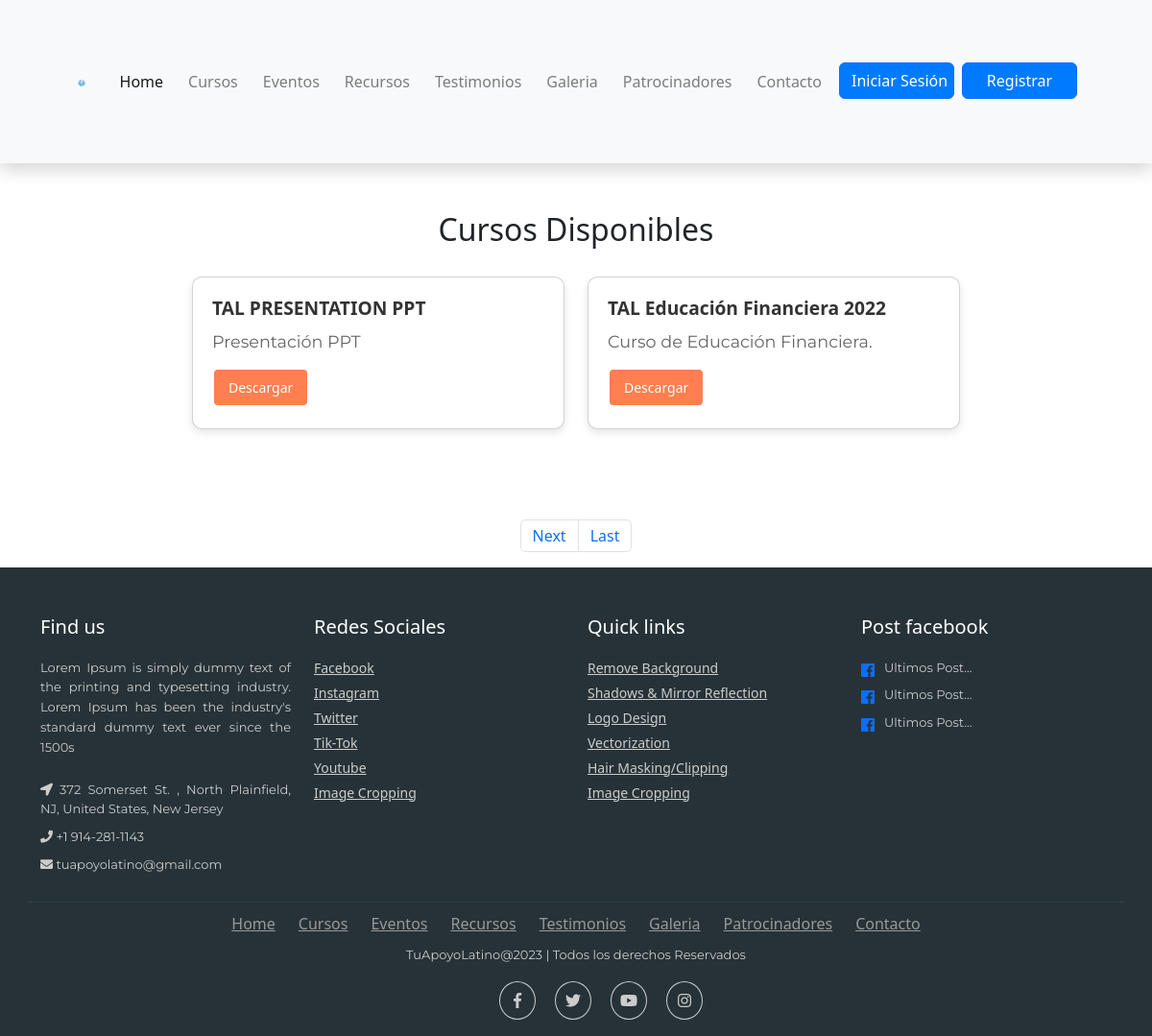
Screenshot of /cursos/ with the database file from the repository.
### core/models.py (models this page shows, shortened)
class Cursos(models.Model):
    id = models.AutoField(primary_key=True)
    nombre = models.CharField(unique=True,max_length=100)
    descripcion = models.TextField(blank=True)
    precio = models.IntegerField(blank=False,null=False)
    archivo = models.FileField(upload_to="uploads",verbose_name="archivo")
    class Meta:
        verbose_name="Curso"
        verbose_name_plural="Cursos"

### core/views.py (the view)
# urls.py: path('cursos/', views.cursos, name='cursos'),
def cursos(request):
    cur=Cursos.objects.all()
    paginator = Paginator(cur,2)
    page_number = request.GET.get("page")
    page_obj = paginator.get_page(page_number)
    return render(request, "core/cursos.html", {'cur': page_obj})

### core/context_processors.py (called while the page is built)
def login_form(request):
    login_form = UserLoginForm()
    signup_form = UserSignUpForm()
    return {
        'loginForm': login_form,
        'signupForm': signup_form
    }

### core/templates/core/cursos.html (shortened to what this page needs)
{% extends 'core/base.html' %}
{% load static %}
{% block content %}
<div class="cursos-container">
  <h2 class="cursos-title">Cursos Disponibles</h2>
  <div class="row">
      {% for cu in cur %}
      <div class="col-md-6 curso-column mb-4">
          <div class="card curso-card">
              <div class="card-body">
                  <h5 class="card-title curso-title">{{cu.nombre}}</h5>
                  <p class="card-text curso-description">{{cu.descripcion}}</p>
                  <a href="#" class="btn btn-primary btn-ver-detalles">Descargar</a>
              </div>
          </div>
      </div>
      {% endfor %}
  </div>
</div>
<nav aria-label="Page navigation example">
  <ul class="pagination justify-content-center">
    {% if cur.has_next %}
    <li class="page-item"><a class="page-link" href="?page={{ cur.next_page_number }}">Next</a></li>
    <li class="page-item"><a class="page-link" href="?page={{ cur.paginator.num_pages }}">Last</a></li>
    {% endif %}
  </ul>
</nav>
{% endblock %}

### rows the page displays
Cursos: nombre "TAL PRESENTATION PPT", descripcion "Presentación PPT"
Cursos: nombre "TAL Educación Financiera 2022", descripcion "Curso de Educación Financiera."
